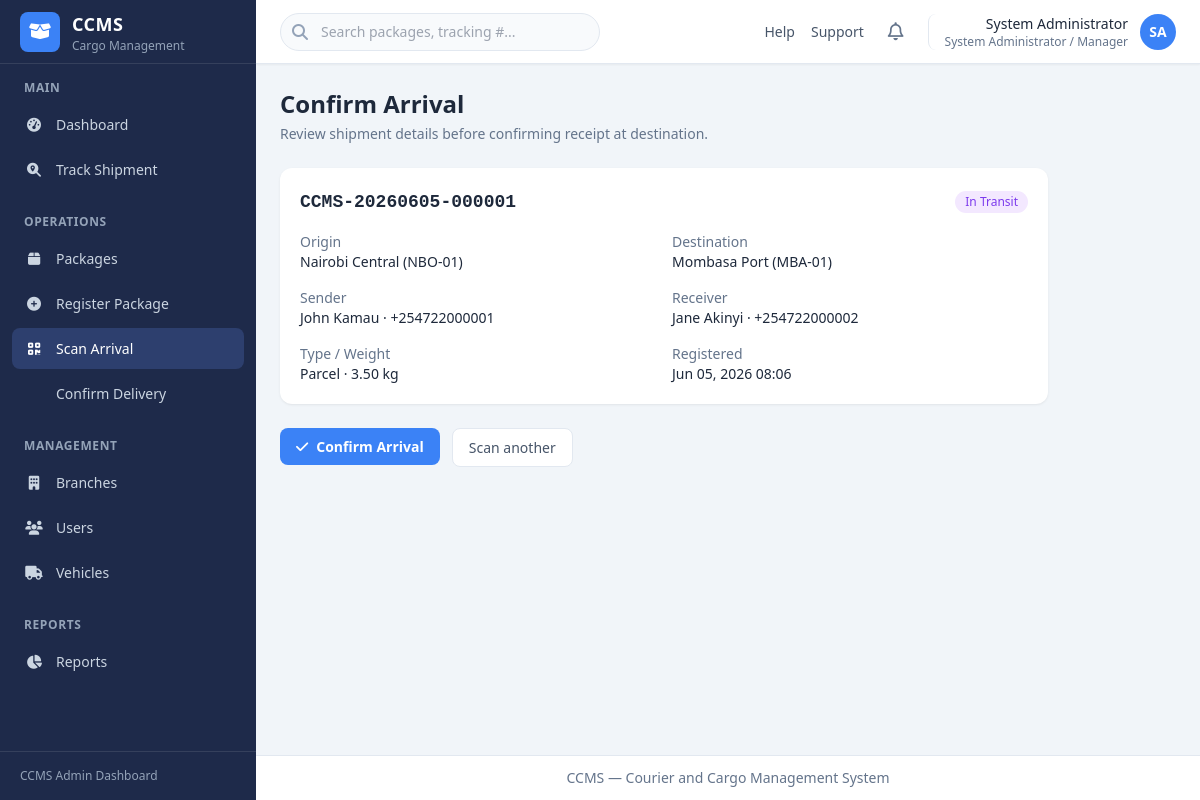
The page /operations/scan-arrival/CCMS-20260605-000001/ (signed in) on the database as committed earlier.
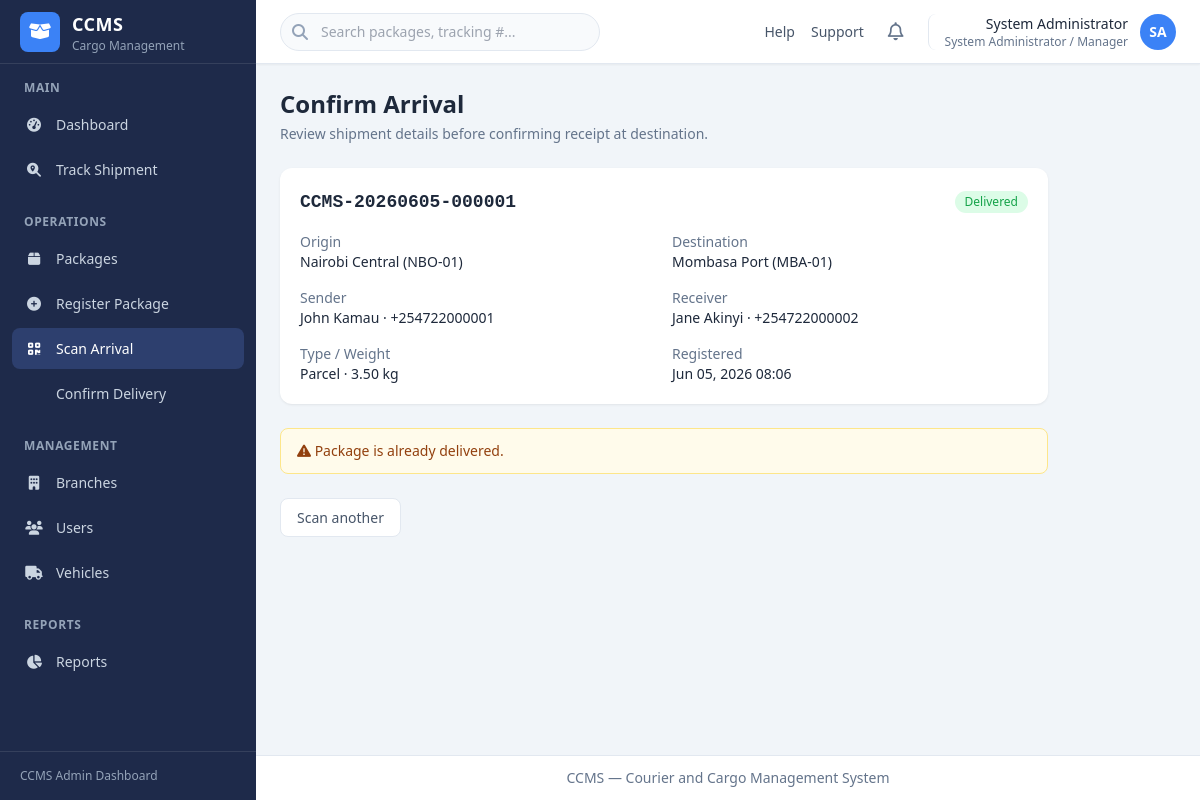
The same page on the database as committed later.
### ccms_app/models.py (models this page shows, shortened)
class Package(models.Model):
    tracking_number = models.CharField(max_length=30, unique=True, editable=False)
    sender_full_name = models.CharField(max_length=255)
    sender_id_number = models.CharField(max_length=50)
    sender_phone = models.CharField(max_length=20)
    receiver_full_name = models.CharField(max_length=255)
    receiver_id_number = models.CharField(max_length=50)
    receiver_phone = models.CharField(max_length=20)
    package_type = models.CharField(max_length=20, choices=PackageType.choices)
    description = models.TextField(blank=True)
    quantity = models.PositiveIntegerField(default=1)
    weight = models.DecimalField(max_digits=10, decimal_places=2)
    origin_branch = models.ForeignKey(
        Branch,
        on_delete=models.PROTECT,
        related_name='outgoing_packages',
    )
    destination_branch = models.ForeignKey(
        Branch,
        on_delete=models.PROTECT,
        related_name='incoming_packages',
    )
    assigned_vehicle = models.ForeignKey(
        Vehicle,
        on_delete=models.SET_NULL,
        null=True,
        blank=True,
        related_name='shipments',
    )
    transport_fee = models.DecimalField(max_digits=12, decimal_places=2)
    status = models.CharField(
        max_length=30,
        choices=PackageStatus.choices,
        default=PackageStatus.REGISTERED,
    )
    registered_by = models.ForeignKey(
        settings.AUTH_USER_MODEL,
        on_delete=models.PROTECT,
        related_name='registered_packages',
    )
    registered_at = models.DateTimeField(auto_now_add=True)
    received_by = models.ForeignKey(
        settings.AUTH_USER_MODEL,
        on_delete=models.SET_NULL,
        null=True,
        blank=True,
        related_name='received_packages',
    )
    received_at_branch = models.ForeignKey(
        Branch,
        on_delete=models.SET_NULL,
        null=True,
        blank=True,
        related_name='received_packages',
    )
    arrived_at = models.DateTimeField(null=True, blank=True)
    delivered_by = models.ForeignKey(
        settings.AUTH_USER_MODEL,
        on_delete=models.SET_NULL,
        null=True,
        blank=True,
        related_name='delivered_packages',
    )
    delivered_at = models.DateTimeField(null=True, blank=True)
    delivery_receiver_id_number = models.CharField(max_length=50, blank=True)
    created_at = models.DateTimeField(auto_now_add=True)
    updated_at = models.DateTimeField(auto_now=True)
    class Meta:
        ordering = ['-registered_at']
    @property
    def status_label(self):
        return self.get_status_display()
    @property
    def status_css_class(self):
        mapping = {
            PackageStatus.REGISTERED: 'registered',
            PackageStatus.READY_FOR_DISPATCH: 'ready',
            PackageStatus.IN_TRANSIT: 'in-transit',
            PackageStatus.ARRIVED: 'arrived',
            PackageStatus.READY_FOR_PICKUP: 'ready',
            PackageStatus.DELIVERED: 'delivered',
            PackageStatus.CANCELLED: 'cancelled',
        }
        return mapping.get(self.status, 'registered')

class Branch(models.Model):
    name = models.CharField(max_length=255)
    code = models.CharField(max_length=20, unique=True)
    location = models.CharField(max_length=255)
    contact_number = models.CharField(max_length=20)
    is_active = models.BooleanField(default=True)
    created_at = models.DateTimeField(auto_now_add=True)
    updated_at = models.DateTimeField(auto_now=True)
    class Meta:
        ordering = ['name']
        verbose_name_plural = 'branches'

### ccms_app/views_operations.py (the view, shortened to what this page needs)
# urls.py: path('operations/scan-arrival/<str:tracking_number>/', views_operations.arrival_confirm, name='arrival_confirm'),
@login_required
def arrival_confirm(request, tracking_number):
    package = get_package_by_tracking(tracking_number)
    allowed, error = can_confirm_arrival(request.user, package)
    if not package:
        messages.error(request, 'No package found with that tracking number.')
        return redirect('ccms_app:scan_arrival')
    return render(request, 'ccms_app/operations/arrival_confirm.html', {
        'active_nav': 'scan_arrival',
        'package': package,
        'can_confirm': allowed,
        'error_message': error,
    })

### account/models.py (called while the page is built)
    @property
    def is_admin_manager(self):
        return self.role == UserRole.ADMIN_MANAGER

    @property
    def is_branch_officer(self):
        return self.role == UserRole.BRANCH_OFFICER

    @property
    def role_label(self):
        return self.get_role_display()

    def get_initials(self):
        parts = self.full_name.strip().split()
        if len(parts) >= 2:
            return (parts[0][0] + parts[-1][0]).upper()
        if parts:
            return parts[0][0].upper()
        return self.username[:1].upper()

### ccms_app/services.py (called while the page is built)
def get_package_by_tracking(tracking_number):
    if not tracking_number:
        return None
    return (
        Package.objects
        .select_related('origin_branch', 'destination_branch', 'registered_by')
        .filter(tracking_number__iexact=tracking_number.strip())
        .first()
    )

### templates/ccms_app/operations/arrival_confirm.html (shortened to what this page needs)
{% extends "base.html" %}
{% block page_header %}
<div class="mb-6">
    <h1 class="text-2xl font-bold text-slate-800">Confirm Arrival</h1>
    <p class="mt-1 text-sm text-slate-500">Review shipment details before confirming receipt at destination.</p>
</div>
{% endblock %}
{% block content %}
<div class="max-w-3xl">
    <div class="dashboard-card mb-6">
        <div class="mb-4 flex items-center justify-between">
            <p class="font-mono text-lg font-bold text-slate-800">{{ package.tracking_number }}</p>
            <span class="status-badge status-{{ package.status_css_class }}">{{ package.status_label }}</span>
        </div>
        <dl class="grid grid-cols-1 gap-4 text-sm sm:grid-cols-2">
            <div>
                <dt class="text-slate-500">Origin</dt>
                <dd class="font-medium">{{ package.origin_branch.name }} ({{ package.origin_branch.code }})</dd>
            </div>
            <div>
                <dt class="text-slate-500">Destination</dt>
                <dd class="font-medium">{{ package.destination_branch.name }} ({{ package.destination_branch.code }})</dd>
            </div>
            <div>
                <dt class="text-slate-500">Sender</dt>
                <dd>{{ package.sender_full_name }} · {{ package.sender_phone }}</dd>
            </div>
            <div>
                <dt class="text-slate-500">Receiver</dt>
                <dd>{{ package.receiver_full_name }} · {{ package.receiver_phone }}</dd>
            </div>
            <div>
                <dt class="text-slate-500">Type / Weight</dt>
                <dd>{{ package.get_package_type_display }} · {{ package.weight }} kg</dd>
            </div>
            <div>
                <dt class="text-slate-500">Registered</dt>
                <dd>{{ package.registered_at|date:"M d, Y H:i" }}</dd>
            </div>
        </dl>
    </div>
    {% if not can_confirm %}
    <div class="mb-6 rounded-lg border border-amber-200 bg-amber-50 px-4 py-3 text-sm text-amber-800">
        <i class="fa-solid fa-triangle-exclamation"></i> {{ error_message }}
    </div>
    {% endif %}
    <div class="flex gap-3">
        {% if can_confirm %}
        <form method="post">
            <button type="submit" class="btn-primary">
                <i class="fa-solid fa-check"></i> Confirm Arrival
            </button>
        </form>
        {% endif %}
        <a href="{% url 'ccms_app:scan_arrival' %}" class="btn-secondary">Scan another</a>
    </div>
</div>
{% endblock %}

Rows that differ between the two databases and show on the page:
changed Package "CCMS-20260605-000001": status "in_transit" → "delivered" (drawn); status_label "In Transit" → "Delivered"
Other text that changed with them:
{{ error_message }}: (not shown) → "Package is already delivered."
text no longer shown: "Confirm Arrival"
